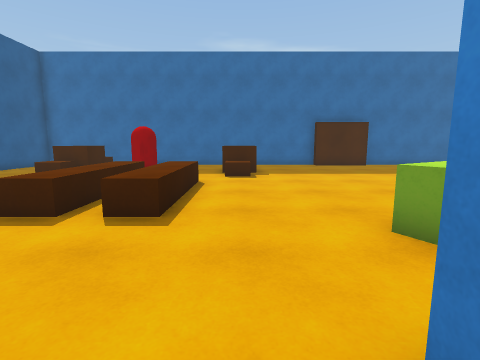
View 1 (above)

21 first-person views from a walk through a 3-D level made in the Unity game engine. The camera is 1.3 m above the floor, tilts 8° down and sees 85° across. The floor is counted in squares, 1 m on a side. Each view is taken from the middle of a square. On the plan, view 1 faces up. The plan holds only what a view shows up to about 13 squares ahead; the rest is blank. The player is left out.

View 2
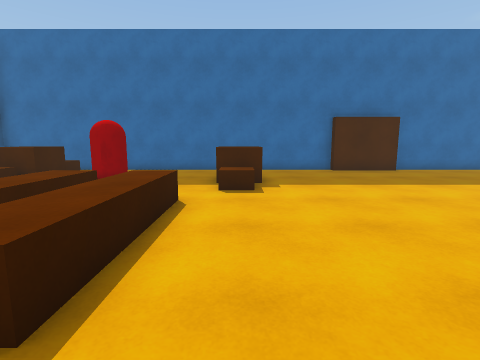

View 3
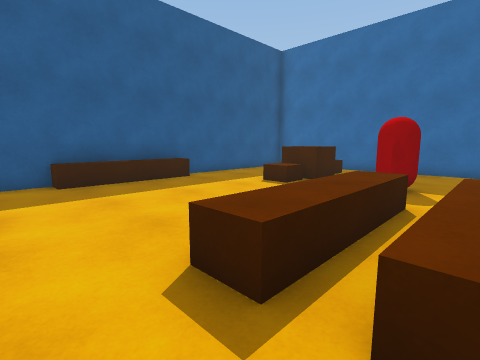

View 4
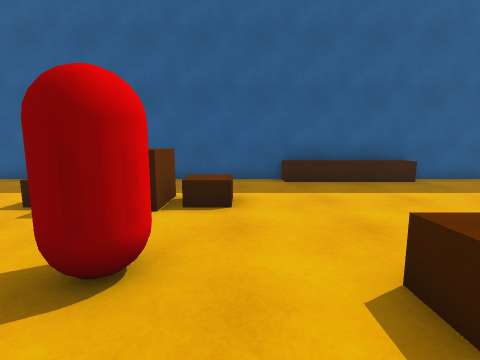

View 5
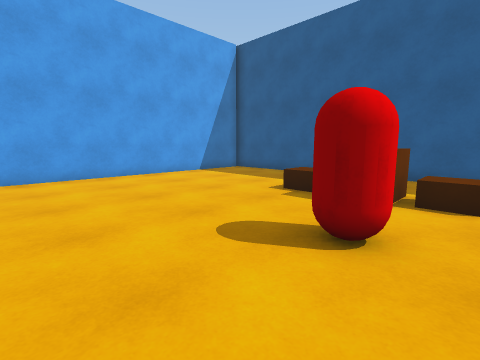

View 6
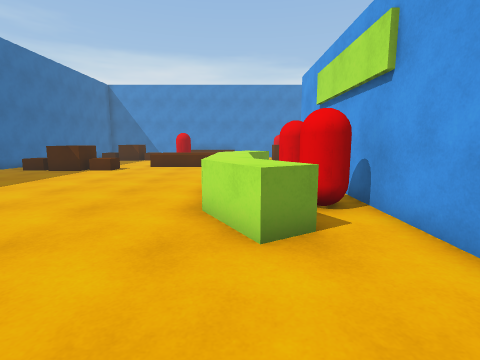

View 7
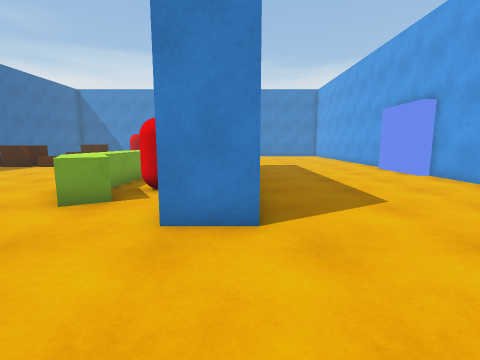

View 8
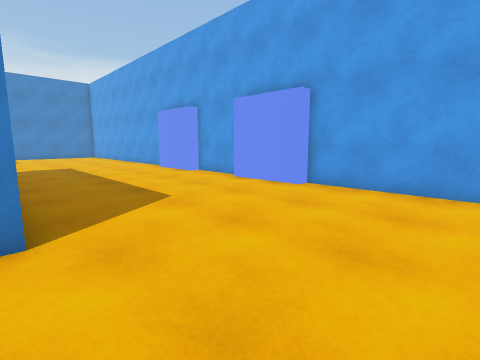

View 9
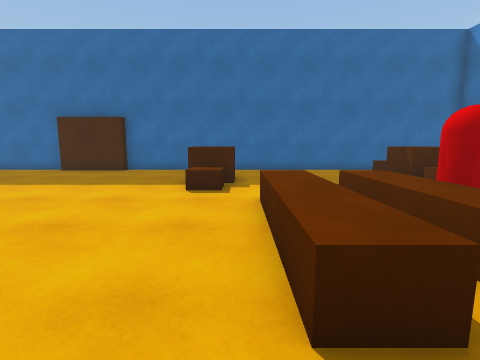

View 10
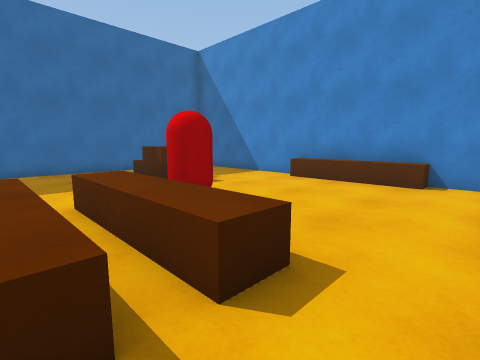

View 11
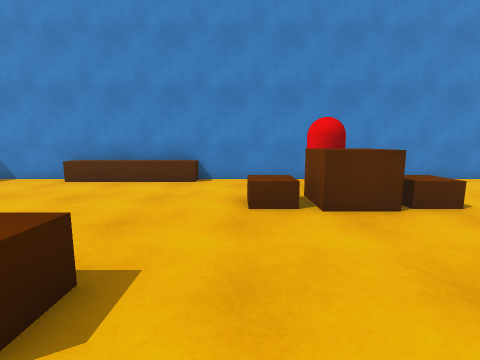

View 12
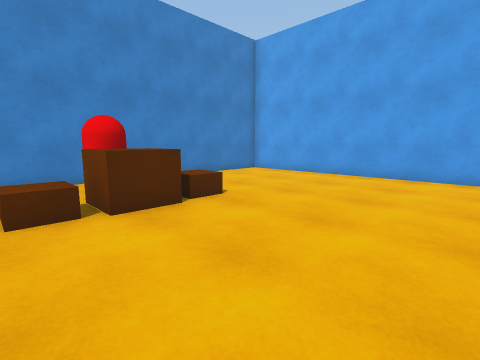

View 13
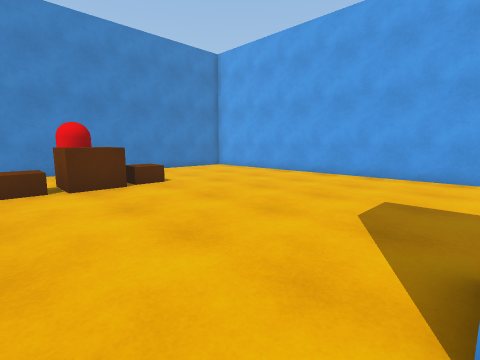

View 14
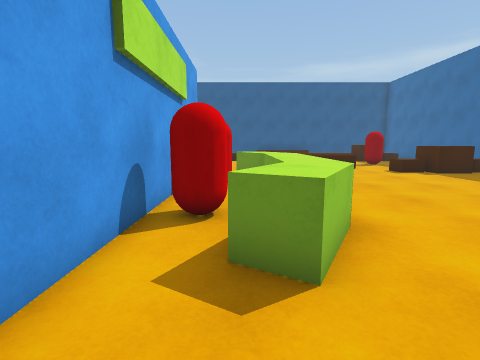

View 15
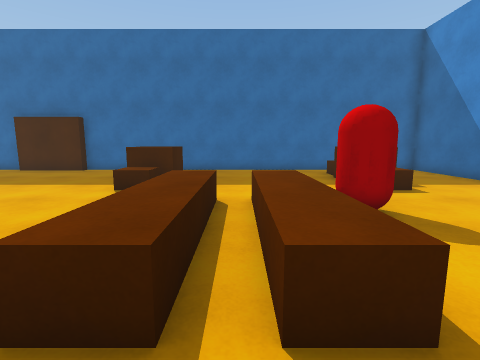

View 16
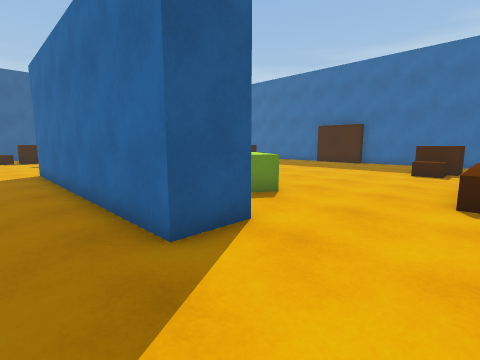

View 17
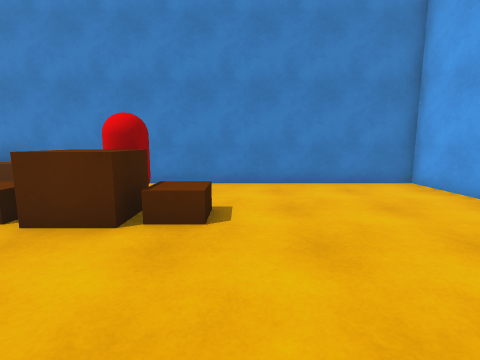

View 18
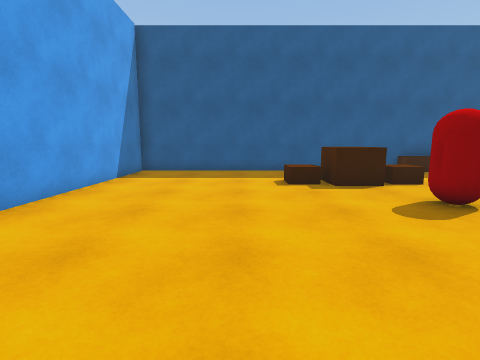

View 19
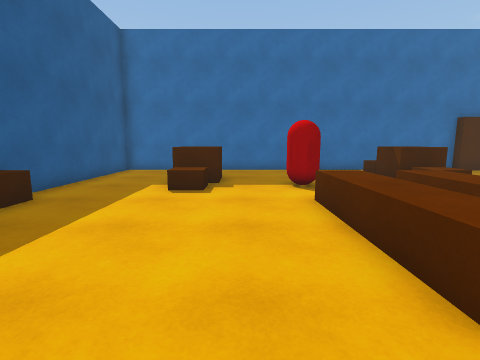

View 20
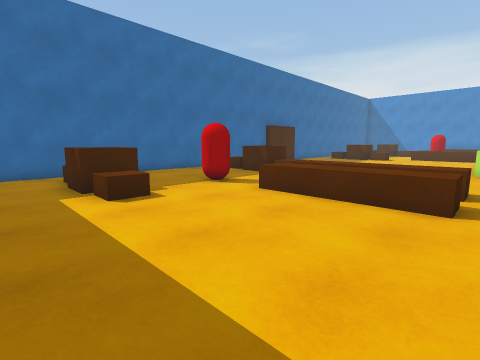

View 21
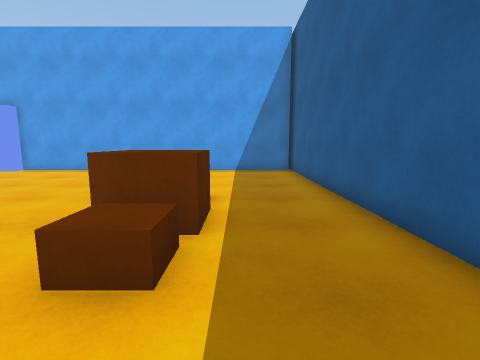

### Floor plan
Key: @ floor where view 1 was taken; # wall or solid block; . floor; = window, fence, low wall or low ledge; ^ raised ledge; O other object.
Columns run from 12 left of view 1 to 24 right of it. Each row starts with its distance up from view 1.
 16 #####################################
 15 #...............................   .#
 14 #...OO......O...........O......OO ..#
 13 #...OO.....OOO.........OOO.....OO ..#
 12 #...OO..O..OOO.........OOO... .OO...#
 11 #...OO..O...O...........O.... .OO...#
 10 #...OO......O...........O...   O....#
  9 #^......^.^...............^.^ .....^#
  8 #^......^^^...............^^^OO....^#
  7 #^......^^^...............^^^......^#
  6 #^......^^^...............^^^......^#
  5 #^......^^^......^^^......^^^......^#
  4 #..............^^^^^^^..............#
  3 #...O.........=^OO.OO^=........OO...#
  2 #...OO.OO.......OO.OO..........OO   #
  1 #...OO.OO....###########.......OOOO.#
  0 #...OO......@###########.......OOO  #
 -1 #...OO.........................OO...#
 -2 #...................................#
 -3 #...................................#
 -4 #...................................#
 -5 #...................................#
 -6 #...................................#
 -7 #.............###...###.............#
 -8 ############### ##### ###############

Positions as (right, up) in squares from view 1, and headings:
1: (0, 0), facing up
2: (0, 3), facing up
3: (-2, 3), facing up-left
4: (-2, 3), facing left
5: (-1, 3), facing down-left
6: (-1, 4), facing right
7: (-3, 0), facing right
8: (-3, 0), facing down-right
9: (13, 3), facing up
10: (14, 3), facing up-right
11: (14, 3), facing right
12: (14, 3), facing down-right
13: (11, 3), facing down-right
14: (12, 3), facing left
15: (15, 3), facing up
16: (14, -2), facing up-left
17: (15, -2), facing right
18: (1, -3), facing left
19: (-6, 3), facing up
20: (-10, 4), facing up-right
21: (-9, 5), facing down
